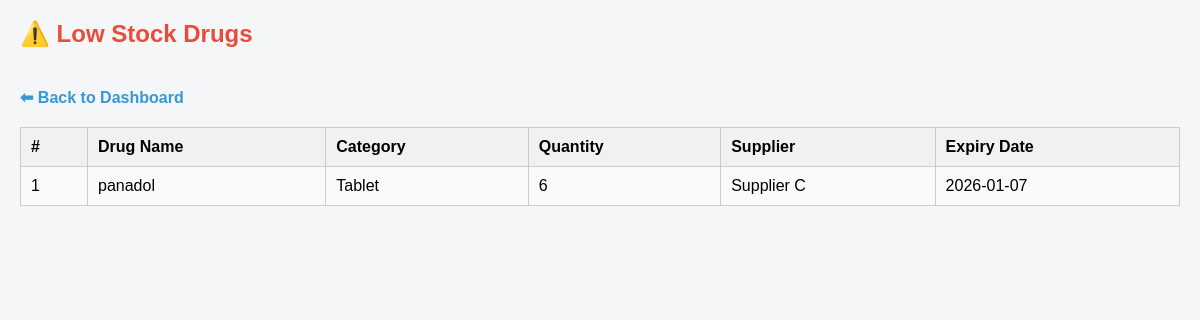
Screenshot of /low_stock.php (signed in) with the database file from the repository.
### tables this page shows
CREATE TABLE `drugs` (
  `id` int(11) NOT NULL,
  `name` varchar(100) NOT NULL,
  `category` varchar(50) NOT NULL,
  `quantity` int(11) NOT NULL,
  `supplier` varchar(100) DEFAULT NULL,
  `batch_no` varchar(50) DEFAULT NULL,
  `mfg_date` date DEFAULT NULL,
  `exp_date` date DEFAULT NULL,
  `description` text DEFAULT NULL,
  `price` decimal(10,2) NOT NULL,
  `created_at` timestamp NOT NULL DEFAULT current_timestamp(),
  `status` enum('active','inactive') DEFAULT 'active'
);

### low_stock.php (the view, shortened to what this page needs)
<?php
include 'db.php';
$result = $conn->query("SELECT * FROM drugs WHERE quantity < 10 ORDER BY quantity ASC");
?>
<!DOCTYPE html>
<html>
<head>
</head>
<body>
<h2>⚠️ Low Stock Drugs</h2>
<a href="dashboard.php" class="back">⬅ Back to Dashboard</a>
<table>
    <tr>
        <th>#</th>
        <th>Drug Name</th>
        <th>Category</th>
        <th>Quantity</th>
        <th>Supplier</th>
        <th>Expiry Date</th>
    </tr>
    <?php
    if($result->num_rows > 0){
        $i = 1;
        while($row = $result->fetch_assoc()){
            echo "<tr>";
            echo "<td>".$i."</td>";
            echo "<td>".$row['name']."</td>";
            echo "<td>".$row['category']."</td>";
            echo "<td>".$row['quantity']."</td>";
            echo "<td>".$row['supplier']."</td>";
            echo "<td>".$row['exp_date']."</td>";
            echo "</tr>";
            $i++;
        }
    } else {
        echo "<tr><td colspan='6' style='text-align:center;'>No low stock drugs</td></tr>";
    }
    ?>
</table>
</body>
</html>

### low_stock.php (style rules this page uses)
body { font-family: Arial, sans-serif; background:#f4f6f8; margin:20px; }
h2 { color:#e74c3c; }
table { width:100%; border-collapse: collapse; margin-top:20px; }
th, td { border:1px solid #ccc; padding:10px; text-align:left; }
th { background:#f1f1f1; }
tr:nth-child(even) { background:#fafafa; }
a.back { display:inline-block; margin-top:20px; text-decoration:none; color:#3498db; font-weight:bold; }

### rows the page displays
drugs: name "panadol", category "Tablet", quantity "6", supplier "Supplier C", exp_date "2026-01-07"
